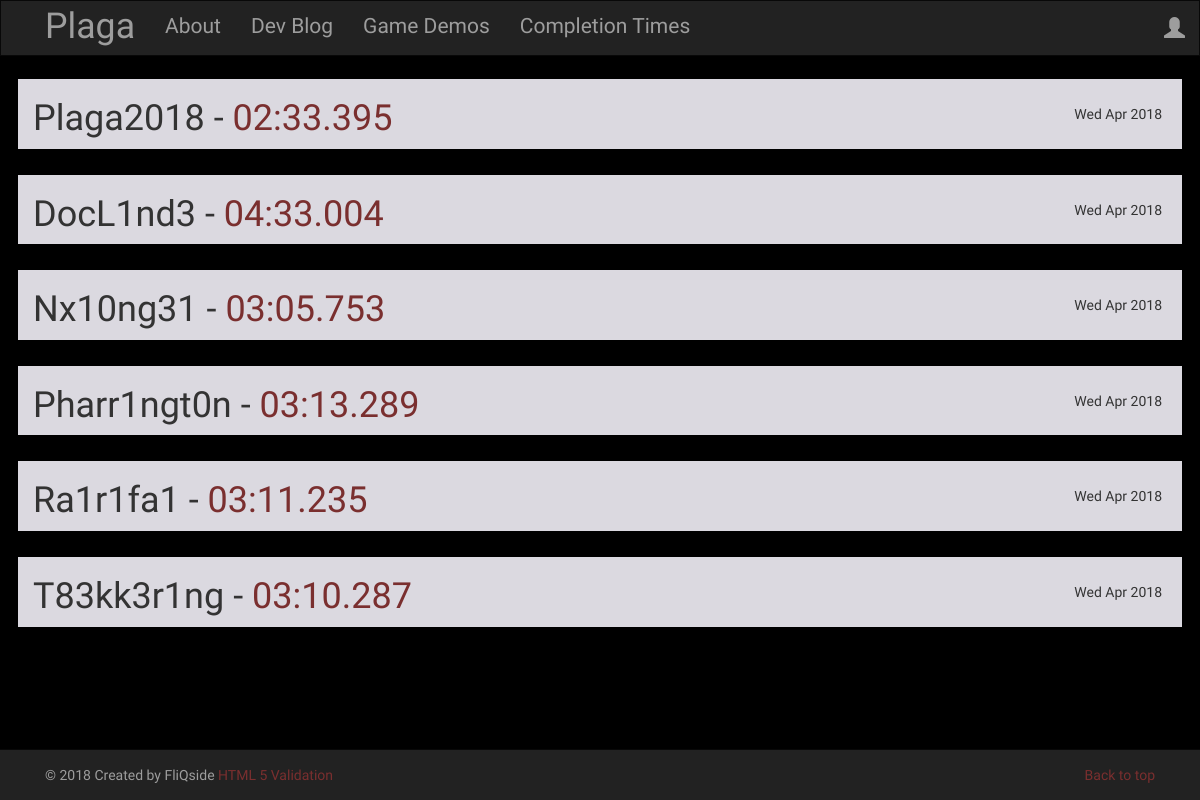
Page /post/ on the earlier database version.
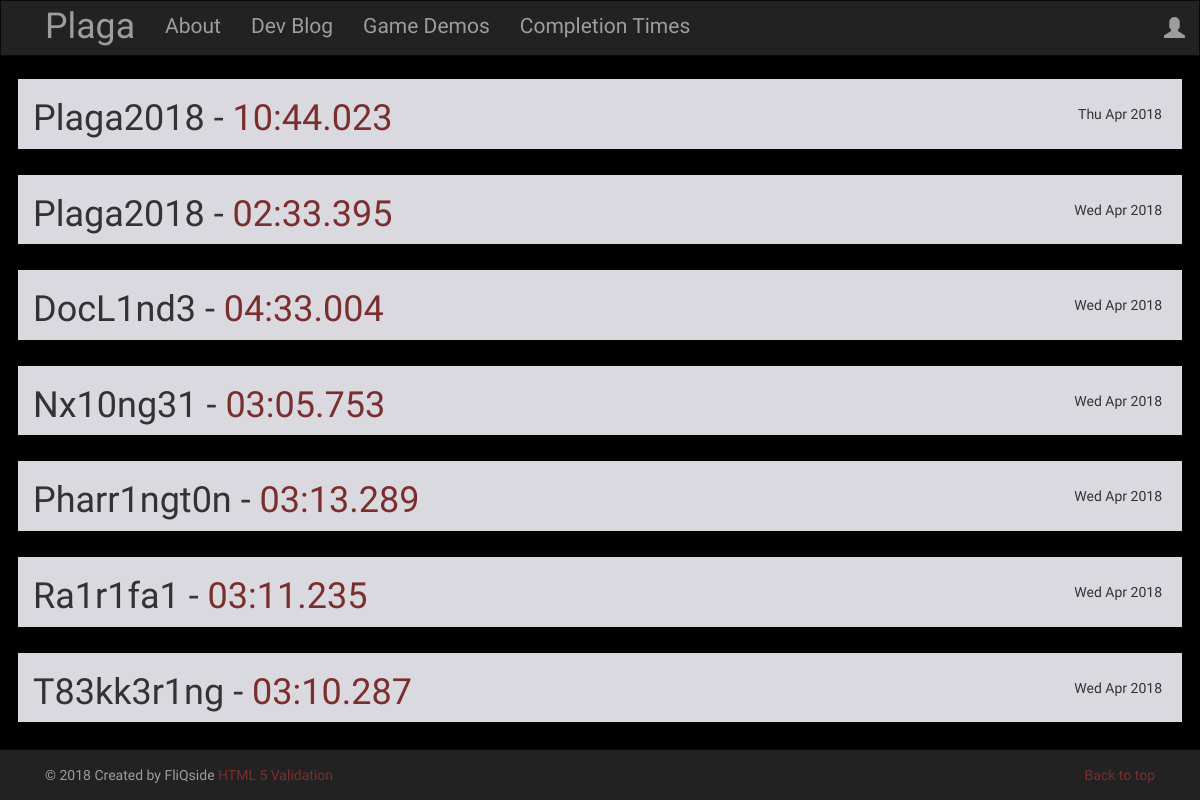
Same page on the later database version.
### blog/models.py (models this page shows, shortened)
class Post(models.Model):
    author = models.ForeignKey('auth.User')
    title = models.CharField(max_length=200)
    text = models.TextField()
    created_date = models.DateTimeField(default=timezone.now)
    published_date = models.DateTimeField(blank=True, null=True)
    def approve_comments(self):
        return self.comments.filter(approved_comment=True)

### blog/views.py (the view)
# urls.py: url(r'^post/$',views.PostListView.as_view(),name='post_list'),
class PostListView(ListView):
    model = Post
    def get_queryset(self):
        return Post.objects.filter(published_date__lte=timezone.now()).order_by('-published_date')

### blog/templates/blog/post_list.html
{% extends 'blog/base.html' %}
{% block content %}
  {% for post in post_list %}
    <div class="row post plagatron">
      <h1 class="col-md-9 push-md-3">{{ post.author }} - <span style="color:#7a2f2f;">{{ post.title }}</span></h1>
      <div style="float:right; margin-top:25px; margin-right:20px;">
          <p class="date">{{ post.published_date|date:"D M Y"}}
          </p>
      </div>
    </div>
  {% endfor %}
{% endblock %}

Differences in the rows shown:
added Post: author "Plaga2018", title "10:44.023", published_date "Thu Apr 2018"
